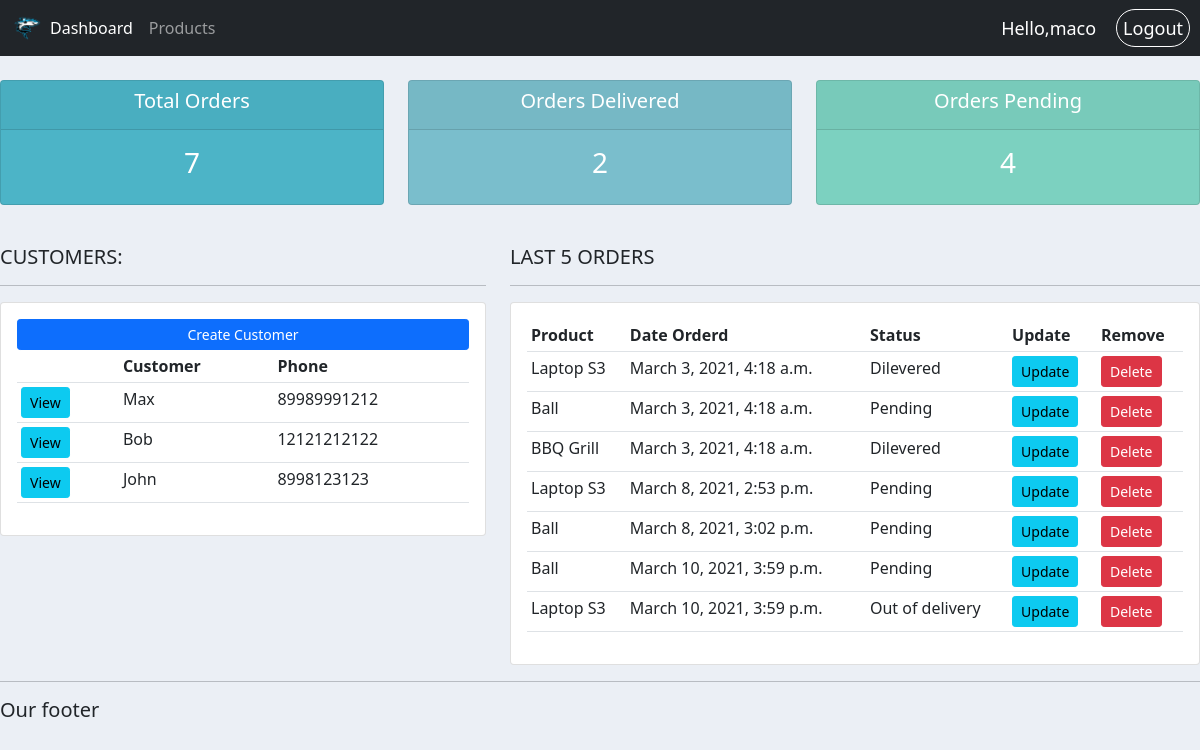
The app's page / (signed in), older data.
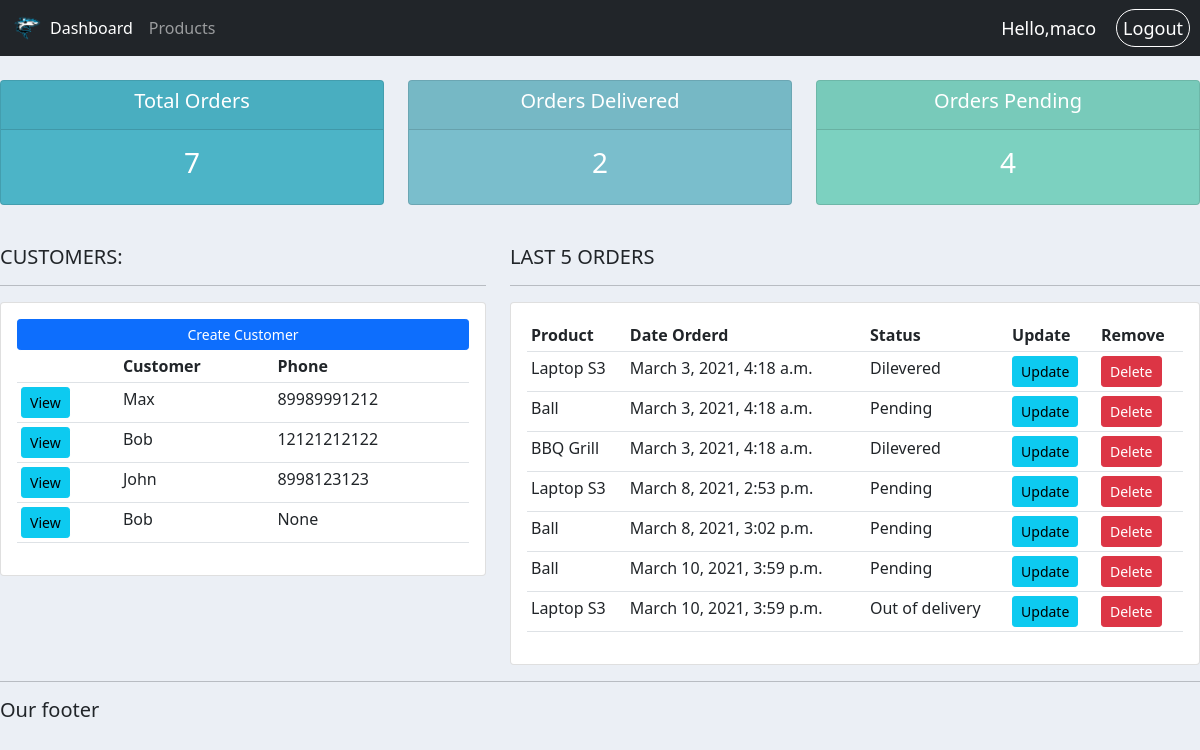
The same page, newer data.
### accounts/models.py (models this page shows, shortened)
class Customer(models.Model):
	user = models.OneToOneField(User, null=True, on_delete=models.CASCADE)
	name = models.CharField(max_length=200, null=True)
	phone = models.CharField(max_length=200, null=True)
	email = models.CharField(max_length=200, null=True)
	date_created = models.DateTimeField(auto_now_add=True)

class Order(models.Model):
	STATUS = (
			('Pending', 'Pending'),
			('Out of delivery', 'Out of delivery'),
			('Dilevered', 'Dilevered'),
		)
	customer = models.ForeignKey(Customer, null=True, on_delete=models.SET_NULL)
	product = models.ForeignKey(Product, null=True, on_delete=models.SET_NULL)
	date_created = models.DateTimeField(auto_now_add=True)
	status = models.CharField(max_length=200, null=True, choices=STATUS)

class Product(models.Model):
	CATAGORY = (
			('Indoor', 'Indoor'),
			('Outdoor', 'Outdoor'),
		)
	name = models.CharField(max_length=200, null=True)
	price = models.FloatField(null=True)
	description = models.CharField(max_length=200, null=True, blank=True)
	date_created = models.DateTimeField(auto_now_add=True)
	category = models.CharField(max_length=200, null=True, choices=CATAGORY)
	tags = models.ManyToManyField(Tag)
	def __str__ (self):
		return self.name

### accounts/decorators.py (the view)
	def wrapper_func(request, *args, **kwargs):
		group = None
		if request.user.groups.exists():
			group = request.user.groups.all()[0].name
		if group == 'customer':
			return redirect('userPage')
		if group == 'admin':
			return view_func(request, *args, **kwargs)

### accounts/views.py (called while the page is built)
@login_required(login_url='login')
@admin_only
def home(request):
	orders = Order.objects.all()
	customers = Customer.objects.all()
	total_orders = orders.count()
	delivered = orders.filter(status="Dilevered").count()
	pending = orders.filter(status="Pending").count()
	context = {
			'orders': orders,
			'customers': customers,
			'total_orders': total_orders,
			'delivered': delivered,
			'pending': pending,
		}
	return render(request, 'accounts/dashboard.html',context)

### accounts/templates/accounts/dashboard.html
{% extends 'accounts/main.html' %}
{% block content %}
{% include 'accounts/status.html' %}
<br>
<div class="row">
  <div class="col-md-5">
  <h5>CUSTOMERS:</h5>
  <hr>
  <div class="card card-body">
   <a class="btn btn-primary  btn-sm btn-block" href="">Create Customer</a>
   <table class="table table-sm">
    <tr>
      <th></th>
     <th>Customer</th>
     <th>Phone</th>
    </tr>
    {% for customer in customers%}
      <tr>
        <td><a class="btn btn-sm btn-info" href="{% url 'customer' customer.id %}">View</a></td>
        <td>{{customer.name}}</td>
        <td>{{customer.phone}}</td>
      </tr>
    {% endfor%}
   </table>
  </div>
 </div>
 <div class="col-md-7">
  <h5>LAST 5 ORDERS</h5>
  <hr>
  <div class="card card-body">
   <table class="table table-sm">
    <tr>
     <th>Product</th>
     <th>Date Orderd</th>
     <th>Status</th>
     <th>Update</th>
     <th>Remove</th>
    </tr>
    {% for order in orders %}
      <tr>
        <td>{{order.product}}</td>
        <td>{{order.date_created}}</td>
        <td>{{order.status}}</td>
        <td><a class="btn btn-sm btn-info" href="{% url 'update_order' order.id %}">Update</a></td>
        <td><a class="btn btn-sm btn-danger" href="{% url 'delete_order' order.id %}">Delete</a></td>
      </tr>
    {% endfor %}
   </table>
  </div>
 </div>
</div>
{% endblock %}

### accounts/templates/accounts/main.html (shortened to what this page needs)
{% load static %}
<!DOCTYPE html>
 <html lang="en">
 <head>
 	<link href="https://cdn.jsdelivr.net/npm/bootstrap@5.0.0-beta2/dist/css/bootstrap.min.css" rel="stylesheet">
 	<link rel="stylesheet" href="{% static 'css/main.css' %}">
 </head>
 <body>
 	{% include 'accounts/navbar.html' %}
 	{% block content %}
 	{% endblock %}
 	<hr>
 	<h5>Our footer</h5>
 </body>
 </html>

### accounts/templates/accounts/navbar.html (shortened to what this page needs)
{% load static %}
<nav class="navbar navbar-expand-lg navbar-dark bg-dark">
  <div class="container-fluid">
    <img src="{% static 'images/logo.png' %}" id="logo">
    <div class="collapse navbar-collapse" id="navbarNav">
      {% if request.user.is_staff %}
      <ul class="navbar-nav">
        <li class="nav-item">
          <a class="nav-link active" aria-current="page" href="{% url 'home' %}">Dashboard</a>
        </li>
        <li class="nav-item">
          <a class="nav-link" href="{% url 'products'%}">Products</a>
        </li>
      </ul>
      {% endif %}
    </div>
  </div>
  <span class='great-message'>Hello,{{request.user}} </span>
  <span><a class ="logout" href="{% url 'logout' %}"> Logout</a></span>
</nav>

### accounts/templates/accounts/status.html
<br>
<div class="row">
	<div class="col">
		<div class="col-md">
			<div class="card text-center text-white  mb-3" id="total-orders">
			  	<div class="card-header">
			  		<h5 class="card-title">Total Orders</h5>
			  	</div>
			  	<div class="card-body">
			    	<h3 class="card-title">{{total_orders}}</h3>
			  	</div>
			</div>
		</div>
	</div>
	<div class="col">
		<div class="col-md">
			<div class="card text-center text-white  mb-3" id="orders-delivered">
			  	<div class="card-header">
			  		<h5 class="card-title">Orders Delivered</h5>
			  	</div>
			  	<div class="card-body">
			    	<h3 class="card-title">{{delivered}}</h3>
			  	</div>
			</div>
		</div>
	</div>
	<div class="col">
		<div class="col-md">
			<div class="card text-center text-white  mb-3" id="orders-pending">
			  	<div class="card-header">
			  		<h5 class="card-title">Orders Pending</h5>
			  	</div>
			  	<div class="card-body">
			    	<h3 class="card-title">{{pending}}</h3>
			  	</div>
			</div>
		</div>
	</div>
</div>

### static/css/main.css (style rules this page uses)
#logo { width: 30px; height: auto; }
body { background: #ebeff5; }
#total-orders { background: #4cb4c7; }
#orders-delivered { background: #7abecc; }
#orders-pending { background: #7CD1C0; }

### accounts/templates/accounts/navbar.html (style rules this page uses)
.great-message { color:white; font-size: 18px; padding-right: 20px; }
.logout { text-decoration: none; color:white; padding:6px; font-size: 18px; margin-right: 10px; border: 1px solid white; border-radius: 20px; }

Row changes from the older to the newer data that the page shows:
added Customer: name "Bob", phone "None"
